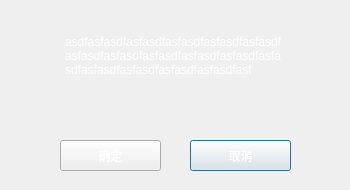
<?xml version="1.0" encoding="UTF-8"?>
<ui version="4.0">
 <class>Dialog</class>
 <widget class="QDialog" name="Dialog">
  <property name="geometry">
   <rect>
    <x>0</x>
    <y>0</y>
    <width>350</width>
    <height>190</height>
   </rect>
  </property>
  <property name="minimumSize">
   <size>
    <width>350</width>
    <height>190</height>
   </size>
  </property>
  <property name="maximumSize">
   <size>
    <width>350</width>
    <height>190</height>
   </size>
  </property>
  <property name="windowTitle">
   <string>Dialog</string>
  </property>
  <property name="styleSheet">
   <string notr="true">QWidget[objectName=&quot;widget&quot;]
{
	background-image: url(:/Images/Media/dialogBG.png);
}

QPushButton
{
border-image: url(:/Images/Media/btn_bg)0 312 0 0;
color:rgb(255, 255, 255);
}
QPushButton::hover
{ 
border-image: url(:/Images/Media/btn_bg)0 156 0 156;
color:rgb(255, 255, 255);
}
QPushButton::pressed
{ 
border-image: url(:/Images/Media/btn_bg)0 0 0 312;
color:rgb(255, 255, 255);
}

QTextEdit
{
	background-color: rgba(255, 255, 255, 0);
color:rgb(255, 255, 255);
}</string>
  </property>
  <widget class="QWidget" name="widget" native="true">
   <property name="geometry">
    <rect>
     <x>0</x>
     <y>0</y>
     <width>350</width>
     <height>190</height>
    </rect>
   </property>
   <property name="minimumSize">
    <size>
     <width>350</width>
     <height>190</height>
    </size>
   </property>
   <property name="maximumSize">
    <size>
     <width>350</width>
     <height>190</height>
    </size>
   </property>
   <widget class="QTextEdit" name="textEdit">
    <property name="geometry">
     <rect>
      <x>60</x>
      <y>30</y>
      <width>231</width>
      <height>101</height>
     </rect>
    </property>
    <property name="frameShape">
     <enum>QFrame::StyledPanel</enum>
    </property>
    <property name="frameShadow">
     <enum>QFrame::Sunken</enum>
    </property>
    <property name="midLineWidth">
     <number>0</number>
    </property>
    <property name="horizontalScrollBarPolicy">
     <enum>Qt::ScrollBarAlwaysOff</enum>
    </property>
    <property name="lineWrapMode">
     <enum>QTextEdit::WidgetWidth</enum>
    </property>
    <property name="readOnly">
     <bool>true</bool>
    </property>
    <property name="html">
     <string>&lt;!DOCTYPE HTML PUBLIC &quot;-//W3C//DTD HTML 4.0//EN&quot; &quot;http://www.w3.org/TR/REC-html40/strict.dtd&quot;&gt;
&lt;html&gt;&lt;head&gt;&lt;meta name=&quot;qrichtext&quot; content=&quot;1&quot; /&gt;&lt;style type=&quot;text/css&quot;&gt;
p, li { white-space: pre-wrap; }
&lt;/style&gt;&lt;/head&gt;&lt;body style=&quot; font-family:'SimSun'; font-size:9pt; font-weight:400; font-style:normal;&quot;&gt;
&lt;p style=&quot; margin-top:0px; margin-bottom:0px; margin-left:0px; margin-right:0px; -qt-block-indent:0; text-indent:0px;&quot;&gt;asdfasfasdfasfasdfasfasdfasfasdfasfasdfasfasdfasfasdfasfasdfasfasdfasfasdfasfasdfasfasdfasfasdfasfasdfasfasdfasf&lt;/p&gt;&lt;/body&gt;&lt;/html&gt;</string>
    </property>
    <property name="acceptRichText">
     <bool>true</bool>
    </property>
    <property name="textInteractionFlags">
     <set>Qt::NoTextInteraction</set>
    </property>
   </widget>
   <widget class="QPushButton" name="cancelButton">
    <property name="geometry">
     <rect>
      <x>190</x>
      <y>140</y>
      <width>101</width>
      <height>31</height>
     </rect>
    </property>
    <property name="text">
     <string>取消</string>
    </property>
   </widget>
   <widget class="QPushButton" name="okButton">
    <property name="geometry">
     <rect>
      <x>60</x>
      <y>140</y>
      <width>101</width>
      <height>31</height>
     </rect>
    </property>
    <property name="text">
     <string>确定</string>
    </property>
   </widget>
  </widget>
 </widget>
 <resources>
  <include location="client.qrc"/>
 </resources>
 <connections/>
</ui>
